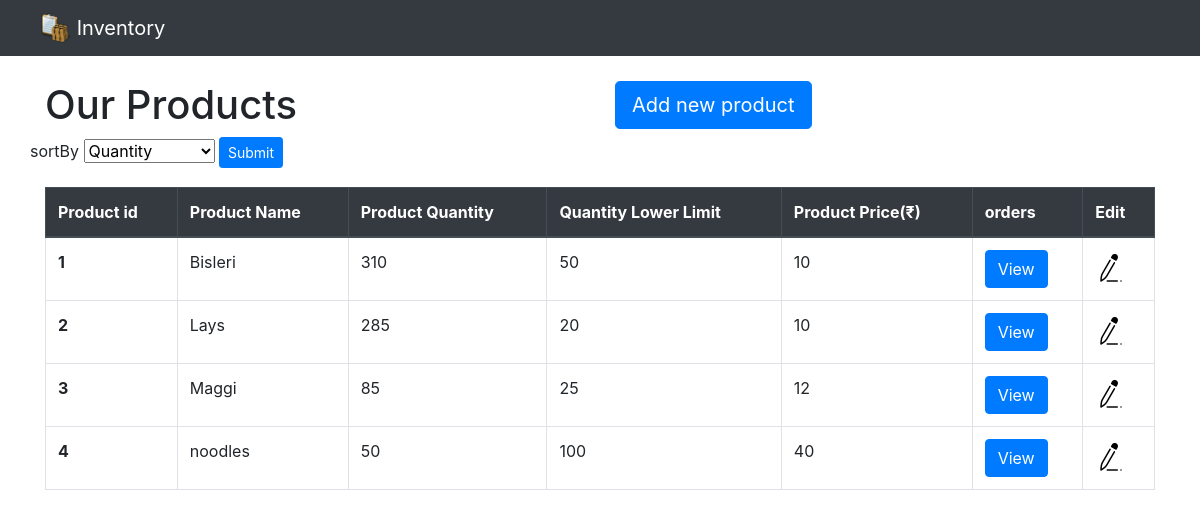
The page /viewAllProducts.php on the database as committed earlier.
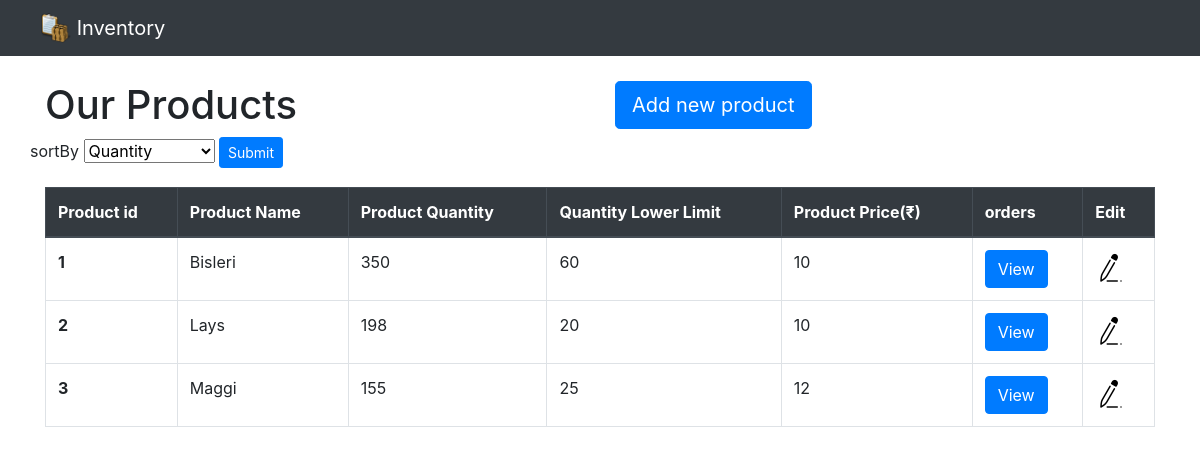
The same page on the database as committed later.
### tables this page shows
CREATE TABLE `products` (
  `product_id` int(255) NOT NULL,
  `product_name` varchar(100) NOT NULL,
  `product_quantity` int(255) NOT NULL,
  `quantity_lower_limit` int(255) NOT NULL,
  `product_price` int(255) NOT NULL
);

### viewAllProducts.php (the view, shortened to what this page needs)
<?php
    include('nav.php');
    ?>
<div class="container" style = "margin-top : 25px">
    <div class="row">
        <div class ="col col-lg-6">
            <h1>Our Products</h1>
        </div>
        <div class ="col col-lg-6" style="float:right">
            <a href="newProduct.php">
                <button class="btn btn-primary btn-lg">Add new product</button>
            </a>
        </div>
    </div>
    <div class="row">
       <div class="form-group">
            <form action = 'viewAllProducts.php' method = POST>
                <label for="sortBy">sortBy</label>
                <select class="select" id="inputState" class="form-control" name="sort_by_submit">
                    <option value="product_quantity">Quantity</option>
                </select>
                <button type="submit" name="submit" class="btn btn-primary btn-sm">Submit</button>
            </form>
         </div>
    </div>
    <table class="table table-bordered">
        <thead class="thead-dark">
            <tr>
                <th scope="col">Product id</th>
                <th scope="col">Product Name</th>
                <th scope="col">Product Quantity</th>
                <th scope="col">Quantity Lower Limit</th>
                <th scope="col">Product Price(₹)</th>
                <th scope="col">orders</th>
                <th scope="col">Edit</th>
            </tr>
        </thead>
        <tbody>
        <?php
            if(isset($_POST['submit']) && isset($_POST['sort_by_submit'])){
                $sort = $_POST['sort_by_submit'];
                $product_query = "select * from products order by $sort";
                $run_query = mysqli_query($con, $product_query);
                while ($rows = mysqli_fetch_array($run_query)) {
                    $product_id = $rows['product_id'];
                    $product_name = $rows['product_name'];
                    $product_quantity = $rows['product_quantity'];
                    $quantity_lower_limit = $rows['quantity_lower_limit'];
                    $product_price = $rows['product_price'];
                    echo "<tr>
                            <th scope='row'>$product_id </th>
                            <td>$product_name</td>
                            <td>$product_quantity</td>
                            <td>$quantity_lower_limit </td>
                            <td>$product_price</td>
                            <td> <a href='./ProductsOrders.php?id=$product_id'><button class='btn btn-primary'>View</button></a></td>
                    </tr>";
                }
            }else{
                $product_query = "select * from products";
                $run_query = mysqli_query($con, $product_query);
                while ($rows = mysqli_fetch_array($run_query)) {
                    $product_id = $rows['product_id'];
                    $product_name = $rows['product_name'];
                    $product_quantity = $rows['product_quantity'];
                    $quantity_lower_limit = $rows['quantity_lower_limit'];
                    $product_price = $rows['product_price'];
                    echo "<tr>
                            <th scope='row'>$product_id </th>
                            <td>$product_name</td>
                            <td>$product_quantity</td>
                            <td>$quantity_lower_limit </td>
                            <td>$product_price</td>
                            <td> <a href='./ProductsOrders.php?id=$product_id'><button class='btn btn-primary'>View</button></a></td>
                            <td> <a href='./editProductDetails.php?product_id=$product_id'><img src='./edit.png'></a></td>
                    </tr>";
                }
            }
        ?>
        </tbody>
    </table>
</div>
<?php
    include('footer.php');
    ?>

Rows that differ between the two databases and show on the page:
removed products: product_id "4", product_name "noodles", product_quantity "50", quantity_lower_limit "100", product_price "40"
changed products "Bisleri": product_quantity "310" → "350"; quantity_lower_limit "50" → "60"
changed products "Lays": product_quantity "285" → "198"
changed products "Maggi": product_quantity "85" → "155"
